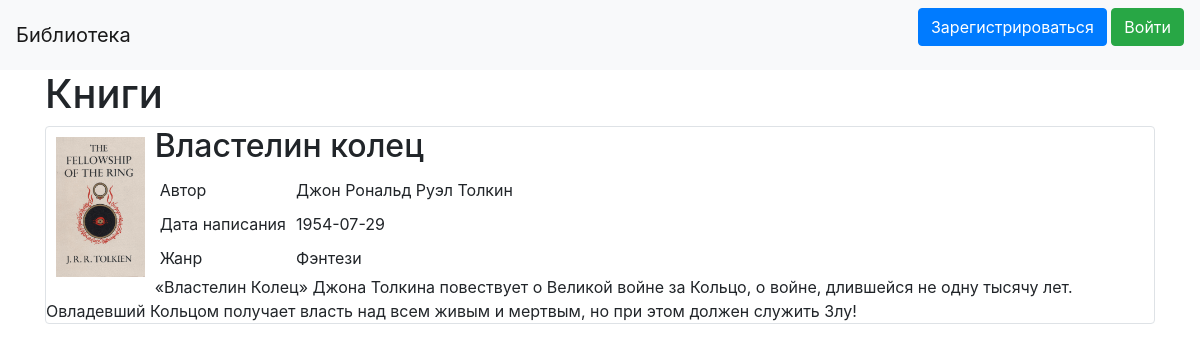
The app's page /index, older data.
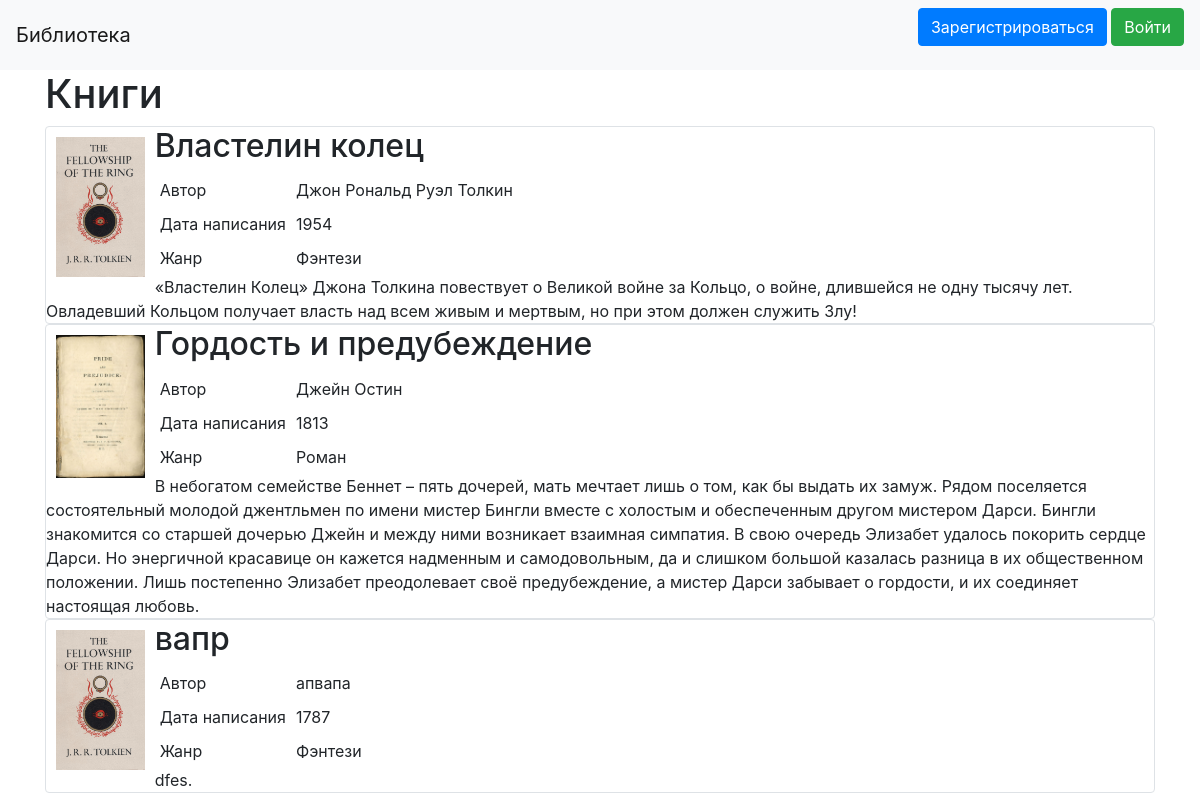
The same page, newer data.
### data/books.py (models this page shows)
class Book(SqlAlchemyBase, SerializerMixin):
    __tablename__ = 'books'
    id = sqlalchemy.Column(sqlalchemy.Integer, primary_key=True, autoincrement=True)
    title = sqlalchemy.Column(sqlalchemy.String)
    author = sqlalchemy.Column(sqlalchemy.String, nullable=True)
    annotation = sqlalchemy.Column(sqlalchemy.String, nullable=True)
    genre_id = sqlalchemy.Column(sqlalchemy.Integer, sqlalchemy.ForeignKey("genres.id"))
    created_date = sqlalchemy.Column(sqlalchemy.Integer, nullable=True)
    img_file = sqlalchemy.Column(sqlalchemy.String, nullable=True)
    text_file = sqlalchemy.Column(sqlalchemy.String)
    genre = orm.relation('Genre')

### data/genres.py (models this page shows)
class Genre(SqlAlchemyBase, SerializerMixin):
    __tablename__ = 'genres'
    id = sqlalchemy.Column(sqlalchemy.Integer, primary_key=True, autoincrement=True)
    title = sqlalchemy.Column(sqlalchemy.String, index=True, unique=True)
    book = orm.relation("Book", back_populates='genre')

### main.py (the view)
@app.route('/')
@app.route('/index')
def index():
    db_sess = db_session.create_session()
    books = db_sess.query(Book)
    return render_template("index.html", title="Главная страница", books=books)

### data/db_session.py (called while the page is built)
def create_session() -> Session:
    global __factory
    return __factory()

### templates/index.html (shortened to what this page needs)
{% extends "base.html" %}
{% block content %}
<h1>Книги</h1>
{% for item in books %}
<div class="col-md6 border rounded">
    <img src={{"/static/img/"+item.img_file}} align="left" width="8%" height="8%" hspace="10" vspace="10">
    <h2>{{item.title}}</h2>
    <table cellpadding="5">
        <tr>
            <td>Автор</td><td>{{item.author}}</td>
        </tr>
        <tr>
            <td>Дата написания</td><td>{{item.created_date}}</td>
        </tr>
        <tr>
            <td>Жанр</td><td>{{item.genre.title}}</td>
        </tr>
    </table>
    <div>
        {{item.annotation}}
    </div>
</div>
{% endfor %}
{% endblock %}

### templates/base.html (shortened to what this page needs)
<!DOCTYPE html>
<html lang="en">
<head>
    <link rel="stylesheet"
          href="https://stackpath.bootstrapcdn.com/bootstrap/4.4.1/css/bootstrap.min.css"
>
</head>
<body>
    <header>
        <nav class="navbar navbar-light bg-light">
            <a class="navbar-brand" href="#">Библиотека</a>
            {% if current_user.is_authenticated %}
                <a class="navbar-brand" href="/logout">{{ current_user.surname}}{{ current_user.name }}</a>
            {% else %}
                <p>
                    <a class="btn btn-primary " href="/register">Зарегистрироваться</a>
                    <a class="btn btn-success" href="/login">Войти</a>
                </p>
            {% endif %}
        </nav>
    </header>
    <main role="main" class="container">
        {% block content %}{% endblock %}
    </main>
</body>
</html>

Row changes from the older to the newer data that the page shows:
changed Book "Властелин колец": created_date "1954-07-29" → "1954"
added Book: img_file (picture), title "Гордость и предубеждение", author "Джейн Остин", created_date "1813", genre "Роман", annotation "В небогатом семействе Беннет – пять дочерей, мать мечтает лишь о том, как бы выдать их замуж. Рядом поселяется состоятельный молодой джентльмен по имени мистер Бингли вместе с холостым и обеспеченным другом мистером Дарси. Бингли знакомится со старшей дочерью Джейн и между ними возникает взаимная симпатия. В свою очередь Элизабет удалось покорить сердце Дарси. Но энергичной красавице он кажется надменным и самодовольным, да и слишком большой казалась разница в их общественном положении. Лишь постепенно Элизабет преодолевает своё предубеждение, а мистер Дарси забывает о гордости, и их соединяет настоящая любовь."
added Book: img_file (picture), title "вапр", author "апвапа", created_date "1787", genre "Фэнтези", annotation "dfes."
